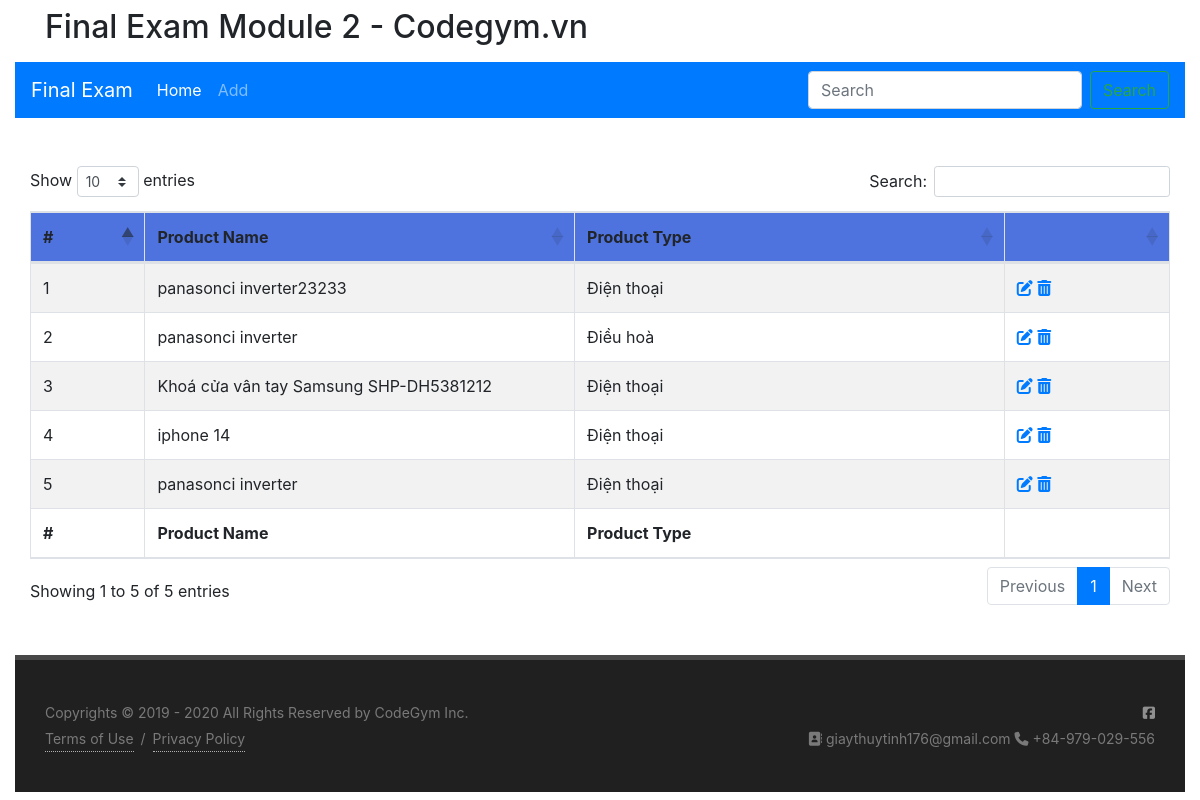
The page / on the database its author committed.
### tables this page shows
CREATE TABLE `SuperMarketManager` (
  `ProductID` int NOT NULL,
  `ProductName` varchar(255) NOT NULL,
  `ProductType` varchar(255) NOT NULL,
  `Price` int NOT NULL,
  `Quantity` int NOT NULL,
  `Created` date NOT NULL,
  `Description` varchar(255) NOT NULL
);

### src/controllers/RenderControllers.php (called while the page is built, shortened)
<?php
class RenderControllers
{
    public function view($v, $data = [])
    {
        require_once "./src/views/pages/$v.php";
    }
}

### src/controllers/ProductControllers.php (called while the page is built, shortened)
<?php
class ProductControllers extends RenderControllers
{
    protected $productmodels;
    public function __construct()
    {
        $this->productmodels = new ProductModels();
    }
    public function getProductList()
    {
        $ProductList = $this->productmodels->getProductList();
        $this->view("index/index", $ProductList);
    }
}

### index.php (called while the page is built, shortened)
<?php
(new UrlControllers)->index();

### src/models/CRUDModels.php (called while the page is built, shortened)
<?php
class CRUDModels extends Database
{
    private $crud;
    public function __construct()
    {
        $this->crud = parent::getInstance();
    }
    public function select(string $table, $where = array(), string $like = "", string $fetchType = "", int $fetchMode = PDO::FETCH_ASSOC)
    {
        if (empty($where)) {
            $stmt = $this->crud->prepare("SELECT * FROM $table");
        }
        $stmt->execute();
        $fetch = "fetch$fetchType";
        return $stmt->$fetch($fetchMode);
    }
}

### src/libs/Database.php (called while the page is built, shortened)
<?php
class Database
{
    private static $instance = null;
    public static function getInstance()
    {
        if (self::$instance === null) {
            try {
                self::$instance = new PDO('mysql:host=' . Database::HOST_DB . ';dbname=' . Database::DBNAME_DB, Database::USER_DB, Database::PASSWORD_DB);
                self::$instance->exec("SET NAMES 'utf8'");
                self::$instance->setAttribute(PDO::ATTR_ERRMODE, PDO::ERRMODE_EXCEPTION);
            } catch (PDOException $e) {
                echo 'Connection failed: ' . $e->getMessage();
            }
        }
        return self::$instance;
    }
}

### src/models/ProductModels.php (called while the page is built, shortened)
<?php
class ProductModels
{
    private $CRUDmodels;
    public function __construct()
    {
        $this->CRUDmodels = new CRUDModels();
    }
    public function getProductList()
    {
        return $this->CRUDmodels->select("SuperMarketManager", "", "", "All");
    }
}

### src/views/pages/index/index.php (the view, shortened to what this page needs)
<?php
require_once "./src/views/pages/blocks/header.php";
?>
<div class="col-xl-12 col-lg-12">
    <div class='table-responsive'>
        <table id="TestFinalTLTable" class="table table-striped table-bordered table-hover" cellspacing="0"
               style="width:100%">
            <thead>
            <tr>
                <th>#</th>
                <th>Product Name</th>
                <th>Product Type</th>
                <th></th>
            </tr>
            </thead>
            <tbody>
            <?php
            $sout = '';
            if (!empty($data)) {
                foreach ($data as $key => $value) {
                    $sout .= '<tr>
                                <td style="width: 3%">' . ($key + 1) . '</td>
                                <td style="width: 13%">' . $value['ProductName'] . '</td>
                                <td style="width: 13%">' . $value['ProductType'] . '</td>
                                <td style="width: 5%">
                                    <a href="' . \MVCFinalTamLe\controllers\UrlControllers::url("edit/" . $value['ProductID']) . '"><i
                                        class="fas fa-edit" title="Edit Product"></i></a>
                                    <a class="remove" title="Remove this item" href="#" data-toggle="modal"
                                       data-target="#deleteCartModal' . $value['ProductID'] . '">
                                        <i class="fa fa-trash" aria-hidden="true"></i>
                                    </a>
                                    <div class="modal fade" id="deleteCartModal' . $value['ProductID'] . '" tabindex="-1" role="dialog"
                                         aria-labelledby="exampleModalLabel"
                                         aria-hidden="true">
                                                    <h5 class="modal-title" id="DeleteCartModal' . $value['ProductID'] . '">Bạn có xoá
                                                        phẩm này không?</h5>
                                                    <a class="btn btn-primary" href="' . \MVCFinalTamLe\controllers\UrlControllers::url("delete/" . $value['ProductID']) . '">Xoá</a>
                                    </div>
                                </td>
                         </tr>';
                }
                echo $sout;
            }
            ?>
            </tbody>
            <tfoot>
            <tr>
                <th>#</th>
                <th>Product Name</th>
                <th>Product Type</th>
                <th></th>
            </tr>
            </tfoot>
        </table>
    </div>
</div>
<?php
require_once "./src/views/pages/blocks/footer.php";
?>

### src/controllers/UrlControllers.php (shortened to what this page needs)
<?php
class UrlControllers
{
    protected $controllers = "index";
    protected $product_controllers;
    public function __construct()
    {
        $this->product_controllers = new ProductControllers();
    }
    public function parseController()
    {
        switch ($this->controllers) {
            default:
                $this->product_controllers->getProductList();
        }
    }
    public function index()
    {
        static::parseController();
    }
    public static function url($q = "", $p = \MVCFinalTamLe\config\config::BASE_FOLDER)
    {
        return sprintf(
            "%s://%s/%s" . (($q == "") ? "" : "/%s"),
            isset($_SERVER['HTTPS']) && $_SERVER['HTTPS'] != 'off' ? 'https' : 'http',
            $_SERVER['SERVER_NAME'], $p, $q
        );
    }
}

### src/views/pages/blocks/header.php (shortened to what this page needs)
<!doctype html>
<html lang="en">
<head>
    <link rel="stylesheet" href="https://stackpath.bootstrapcdn.com/bootstrap/4.3.1/css/bootstrap.min.css"
>
    <link href="https://cdn.datatables.net/1.10.22/css/dataTables.bootstrap4.min.css" rel="stylesheet" type="text/css">
    <link rel="stylesheet"
          href="<?php echo \MVCFinalTamLe\controllers\UrlControllers::url("") ?>/src/views/pages/index/css/dark.css"
          type="text/css"/>
    <link rel="stylesheet"
          href="<?php echo \MVCFinalTamLe\controllers\UrlControllers::url("") ?>/src/views/pages/index/css/font-icons.css"
          type="text/css"/>
</head>
<body>
<header class="section-header py-2">
    <div class="container py-12">
        <h2>Final Exam Module 2 - Codegym.vn</h2>
    </div>
</header>
<div class="container-fluid">
    <nav class="navbar navbar-expand-lg navbar-dark bg-primary">
        <a class="navbar-brand" href="#">Final Exam</a>
        <div class="collapse navbar-collapse" id="navbarSupportedContent">
            <ul class="navbar-nav mr-auto">
                <li class="nav-item active">
                    <a class="nav-link" href="<?php echo \MVCFinalTamLe\controllers\UrlControllers::url() ?>">Home </a>
                </li>
                <li class="nav-item">
                    <a class="nav-link"
                       href="<?php echo \MVCFinalTamLe\controllers\UrlControllers::url("add") ?>">Add</a>
                </li>
            </ul>
            <form method="post" action="<?php echo \MVCFinalTamLe\controllers\UrlControllers::url() ?>/search"
                  class="form-inline my-2 my-lg-0">
                <input class="form-control mr-sm-2" type="search" name="search" placeholder="Search"
                       aria-label="Search">
                <button class="btn btn-outline-success my-2 my-sm-0" type="submit">Search</button>
            </form>
        </div>
    </nav>
    <section class="section-content py-5">

### src/views/pages/blocks/footer.php (shortened to what this page needs)
</section>
<footer id="footer" class="dark">
    <div id="copyrights">
        <div class="container">
            <div class="row col-mb-30">
                <div class="col-md-6 text-center text-md-left">
                    Copyrights &copy; 2019 - <?php echo date("Y"); ?> All Rights Reserved by CodeGym Inc.<br>
                    <div class="copyright-links"><a href="#">Terms of Use</a> / <a href="#">Privacy Policy</a></div>
                </div>
                <div class="col-md-6 text-center text-md-right">
                    <div class="d-flex justify-content-center justify-content-md-end">
                        <a href="https://www.facebook.com/giaythuytinh176" target="_blank"
                           class="social-icon si-small si-borderless si-facebook">
                            <i class="fa fa-facebook-square" aria-hidden="true"></i>
                        </a>
                    </div>
                    <i class="fa fa-address-book" aria-hidden="true"></i>
                    giaythuytinh176@gmail.com <i class="fa fa-phone" aria-hidden="true"></i>
                    +84-979-029-556
                </div>
            </div>
        </div>
    </div>
</footer>
</div>
</body>
</html>

### src/views/pages/index/css/dark.css (style rules this page uses)
.dark, .dark h1, .dark h2, .dark h3, .dark h4, .dark h5, .dark h6 { color: #EEE; }
.dark .social-icon { color: #EEE; border-color: #AAA; }
.dark #footer, #footer.dark { color: rgba(255, 255, 255, 0.75); background-color: #282828; border-top-color: rgba(255, 255, 255, 0.15); }
.dark #footer .social-icon.si-borderless, #footer.dark .social-icon.si-borderless { color: rgba(255, 255, 255, 0.5) !important; }
.dark #copyrights, #copyrights.dark { color: rgba(255, 255, 255, 0.4); background-color: rgba(0, 0, 0, 0.2); }
.dark .copyright-links a { color: rgba(255, 255, 255, 0.4); border-bottom-color: rgba(255, 255, 255, 0.65); }
.dark .table-striped > tbody > tr:nth-child(odd) > td, .dark .table-striped > tbody > tr:nth-child(odd) > th, .table-striped > tbody > tr:nth-child(odd) { background-color: rgba(0, 0, 0, 0.05); }

### src/views/pages/blocks/header.php (style rules this page uses)
#footer { position: relative; background-color: #EEE; border-top: 5px solid rgba(0, 0, 0, 0.2); }
#copyrights { padding: 40px 0; background-color: #DDD; font-size: 0.875rem; line-height: 1.8; }
.copyright-links a { display: inline-block; margin: 0 3px; color: #333; border-bottom: 1px dotted #444; }
#copyrights a:first-child { margin-left: 0; }

### src/views/pages/index/index.php (style rules this page uses)
.table thead th { background-color: #4e73df !important; }

### rows shown on the page
supermarketmanager: ProductName "panasonci inverter23233", ProductType "Điện thoại"
supermarketmanager: ProductName "panasonci inverter", ProductType "Điều hoà"
supermarketmanager: ProductName "Khoá cửa vân tay Samsung SHP-DH5381212", ProductType "Điện thoại"
supermarketmanager: ProductName "iphone 14", ProductType "Điện thoại"
supermarketmanager: ProductName "panasonci inverter", ProductType "Điện thoại"
